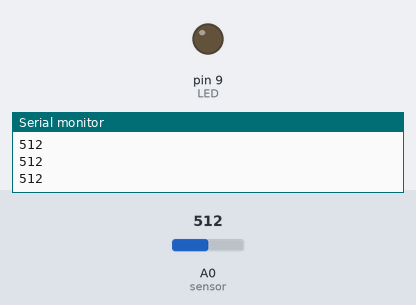
Recording of a sketch running on a simulated Arduino Uno, built with avr-gcc and run on an emulated ATmega328P. Shown: output pins drawn as LEDs (lit = HIGH), the last lines printed to the serial monitor. The inputs (shaded band) are chosen by the test bench; at power-on: A0 (sensor) = 512.

Above: at 1.3 s.
1.4 s: A0 (sensor) set to 111
3.7 s: A0 (sensor) set to 88
At 5.8 s:
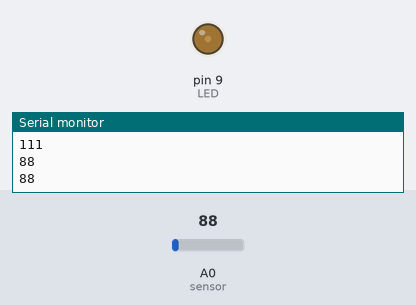
6.7 s: A0 (sensor) set to 110
8.5 s: A0 (sensor) set to 90
At 11.3 s:
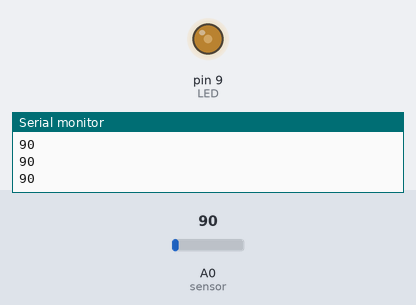
At 12.3 s:
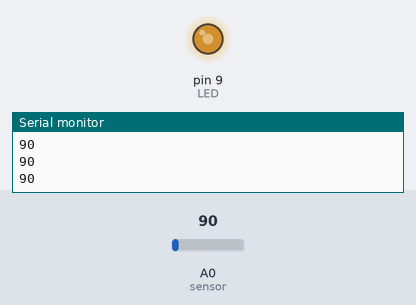
Timing chart, 0 to 15.5 s (numbered marks = the images above; inputs shaded):
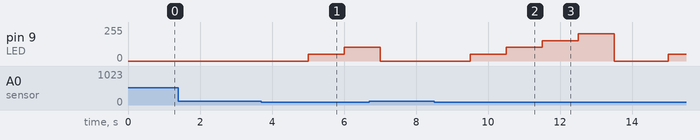

The sketch:

Heat_and_Motion_Sensors.ino
```cpp
int sensor = 0;

int LED = 9;

int LEDLevel =0;


void setup() {


analogReference(DEFAULT);

pinMode(sensor, INPUT);
pinMode(LED, OUTPUT);

Serial.begin(9600);
}


void loop() {

//Figure out value from 0->102

Serial.println(analogRead(sensor));
delay(500);


int value = analogRead(sensor);

if (value < 100 && LEDLevel < 255)

{
  analogWrite(LED, LEDLevel); //Turn on LED if sensor is covered enough
  LEDLevel +=51;
  delay(500);
}

// if statement adjusts brightness levels if finger remains on sensor


else
{
  analogWrite(LED, LOW);
  LEDLevel = 0;
}

}
```

Measured:
- the behaviour switches between 100 and 99 on A0 (sensor) (found by bisection; images 0 and 1)
- after the input at 3.7 s, pin 9 (LED): 0/255 → 51/255 after 1.3 s, → 102/255 1.0 s later
- after the input at 8.5 s, pin 9 (LED): 0/255 → 51/255 after 1.0 s, → 102/255 1.0 s later, → 153/255 1.0 s later, → 204/255 1.0 s later, … (6 changes in this stretch)
